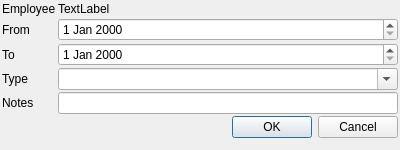
<?xml version="1.0" encoding="UTF-8"?>
<ui version="4.0">
 <class>DlgLicencia</class>
 <widget class="QDialog" name="DlgLicencia">
  <property name="geometry">
   <rect>
    <x>0</x>
    <y>0</y>
    <width>400</width>
    <height>150</height>
   </rect>
  </property>
  <property name="windowTitle">
   <string>Dialog</string>
  </property>
  <property name="windowIcon">
   <iconset resource="resources.qrc">
    <normaloff>:/img/calendar</normaloff>:/img/calendar</iconset>
  </property>
  <layout class="QFormLayout" name="formLayout">
   <property name="horizontalSpacing">
    <number>2</number>
   </property>
   <property name="verticalSpacing">
    <number>2</number>
   </property>
   <property name="leftMargin">
    <number>2</number>
   </property>
   <property name="topMargin">
    <number>2</number>
   </property>
   <property name="rightMargin">
    <number>2</number>
   </property>
   <property name="bottomMargin">
    <number>2</number>
   </property>
   <item row="0" column="0">
    <widget class="QLabel" name="label">
     <property name="text">
      <string>Employee</string>
     </property>
    </widget>
   </item>
   <item row="0" column="1">
    <widget class="QLabel" name="lblEmployee">
     <property name="text">
      <string>TextLabel</string>
     </property>
    </widget>
   </item>
   <item row="1" column="0">
    <widget class="QLabel" name="label_3">
     <property name="text">
      <string>From</string>
     </property>
    </widget>
   </item>
   <item row="1" column="1">
    <widget class="QDateEdit" name="dateFrom"/>
   </item>
   <item row="2" column="0">
    <widget class="QLabel" name="label_4">
     <property name="text">
      <string>To</string>
     </property>
    </widget>
   </item>
   <item row="2" column="1">
    <widget class="QDateEdit" name="dateTo"/>
   </item>
   <item row="3" column="0">
    <widget class="QLabel" name="label_5">
     <property name="text">
      <string>Type</string>
     </property>
    </widget>
   </item>
   <item row="3" column="1">
    <widget class="QComboBox" name="cboType">
     <property name="editable">
      <bool>true</bool>
     </property>
    </widget>
   </item>
   <item row="4" column="0">
    <widget class="QLabel" name="label_6">
     <property name="text">
      <string>Notes</string>
     </property>
    </widget>
   </item>
   <item row="4" column="1">
    <widget class="QLineEdit" name="txtNotes"/>
   </item>
   <item row="5" column="0" colspan="2">
    <widget class="QDialogButtonBox" name="buttonBox">
     <property name="orientation">
      <enum>Qt::Horizontal</enum>
     </property>
     <property name="standardButtons">
      <set>QDialogButtonBox::Cancel|QDialogButtonBox::Ok</set>
     </property>
    </widget>
   </item>
  </layout>
 </widget>
 <resources>
  <include location="resources.qrc"/>
 </resources>
 <connections>
  <connection>
   <sender>buttonBox</sender>
   <signal>accepted()</signal>
   <receiver>DlgLicencia</receiver>
   <slot>accept()</slot>
   <hints>
    <hint type="sourcelabel">
     <x>248</x>
     <y>254</y>
    </hint>
    <hint type="destinationlabel">
     <x>157</x>
     <y>274</y>
    </hint>
   </hints>
  </connection>
  <connection>
   <sender>buttonBox</sender>
   <signal>rejected()</signal>
   <receiver>DlgLicencia</receiver>
   <slot>reject()</slot>
   <hints>
    <hint type="sourcelabel">
     <x>316</x>
     <y>260</y>
    </hint>
    <hint type="destinationlabel">
     <x>286</x>
     <y>274</y>
    </hint>
   </hints>
  </connection>
 </connections>
</ui>
